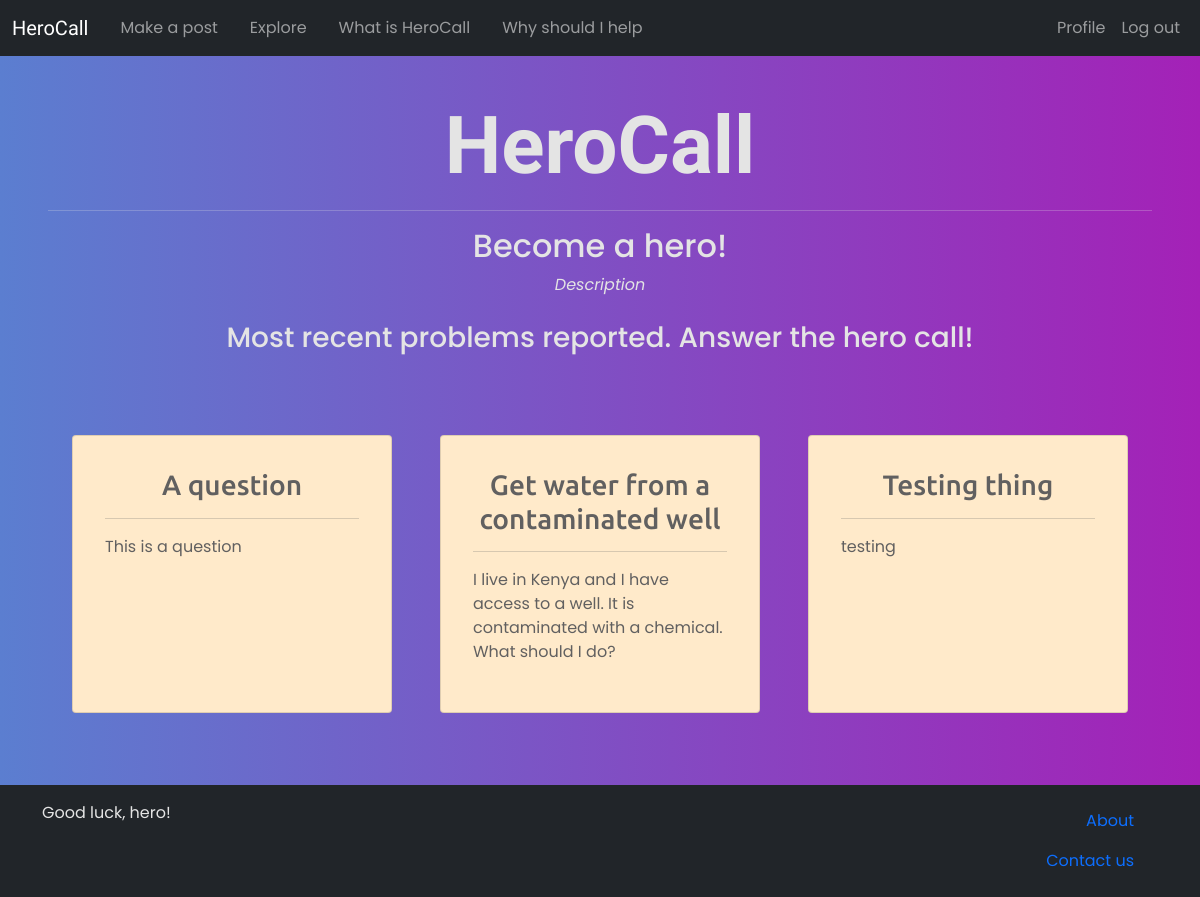
The app's page / (signed in) with its own data.
### main/models.py (models this page shows, shortened)
class Post(models.Model):
    title = models.CharField(max_length=120)
    text = models.CharField(max_length=2000)
    author = models.ForeignKey(User, on_delete=models.PROTECT)
    reply_tab = models.IntegerField(null=True, blank=True)

### main/views.py (the view)
# urls.py: 2. Add a URL to urlpatterns:  path('', views.home, name='home')
def home(request):
    posts = Post.objects.all().filter(reply_tab=None)
    content = {
        'posts':posts,
    }
    return render(request, 'index.html', content)

### main/templatetags/hero_comments.py (called while the page is built)
@register.simple_tag
def get_tabs(post):
    response = "<select class='form-select' onchange='select_tab(this)'><option selected>Select tab</options>"
    tabs = Tab.objects.all().filter(post=post)
    if len(tabs) == 0:
        return ""
    for tab in tabs:
        response += f'<option value="rtab_{tab.id}">{tab.title}</option>'
    response += "</select>"
    return format_html(response)

### main/templates/index.html (shortened to what this page needs)
{% extends 'base.html' %}
{% block content %}
<div class='container'>
    <div class="row text-center">
        <h1 class='mb-3 display-1'><b><strong>HeroCall</strong></b></h1>
        <hr>
        <h2>Become a hero!</h2>
        <p><i>Description</i></p>
        <h3 class='mt-2'>Most recent problems reported. Answer the hero call!</h3>
    </div>
    <div class='d-flex row mt-5 justify-content-center'>
        {% for post in posts %}
            {% include 'builder/post_prev.html' %}
        {% endfor %}
    </div>
</div>
{% endblock %}

### main/templates/builder/post_prev.html (shortened to what this page needs)
{% load hero_comments %}
<div class="card m-4 p-3 post-preview rounded" style="width: 20rem;" onclick="{% if selected == 'focused' %}focused(this){% endif %}">
    <div class="card-body">
        <div class='row'>
            <h5 class="card-title my-0 text-center">
                <a href="{% url 'post' id=post.id %}" class='text-decoration-none fs-3'>{{post.title}}</a>
            </h5>
        </div>
        <hr>
        <div class='row'>
            <p>{{post.text}}</p>
        </div>
    </div>
</div>

### main/static/css/main.css (style rules this page uses)
html { overflow-x: hidden; }
body { color: #e4e4e4; padding-top: 50px; background-color: rgb(91, 126, 208); background-image: linear-gradient(to right, rgb(91, 126, 208) , #A421B7); font-family: 'Poppins', sans-serif; min-height: 100vh; overflow-x: hidden; }
h1 { font-weight: 300; font-family: 'PT Sans Caption', sans-serif; color: #e4e4e4; }
.post-preview { transition: 0.5s; color: #616060; background-color: #ffeaca; }
.post-preview a { color:#616060 }
.card-title { font-family: 'Ubuntu', sans-serif; }

### records on screen
Post: title "A question", text "This is a question"
Post: title "Get water from a contaminated well", text "I live in Kenya and I have access to a well. It is contaminated with a chemical. What should I do?"
Post: title "Testing thing", text "testing"
